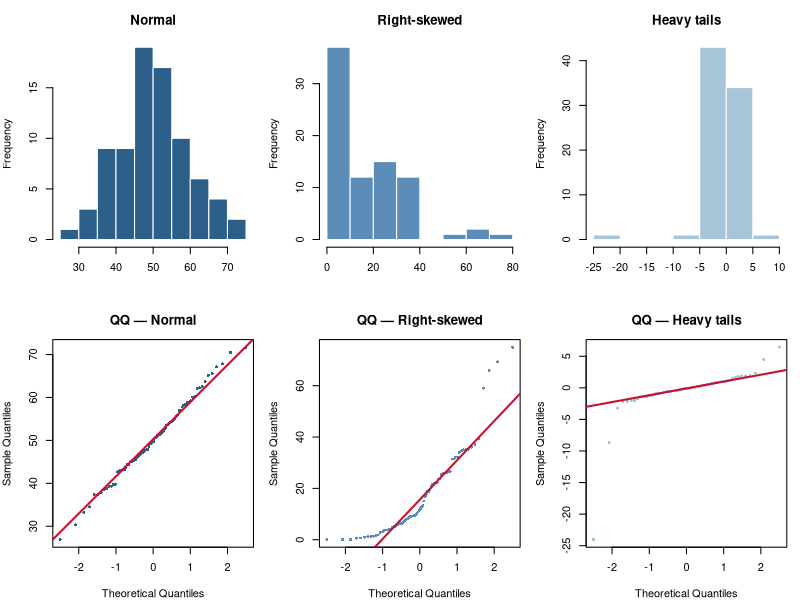
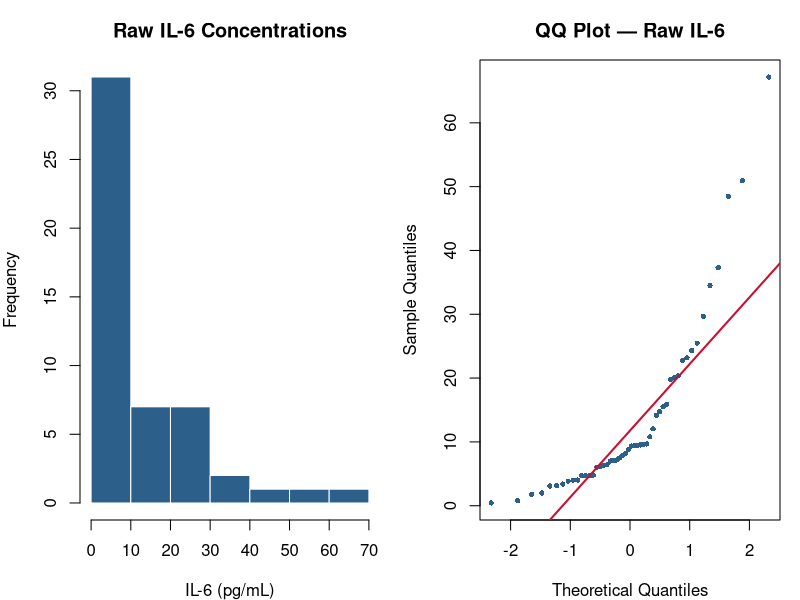
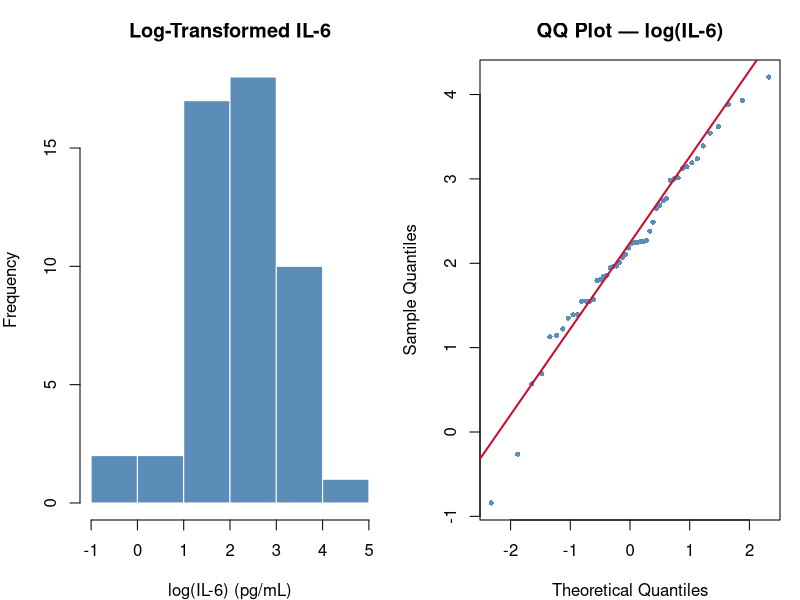
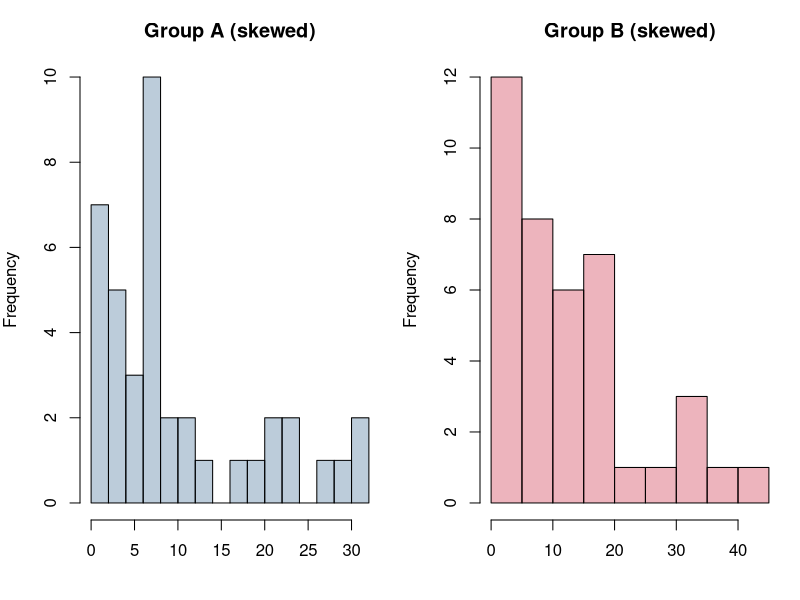

Reproduce these figures in R, in order.
## ---- chunk 1
knitr::opts_chunk$set(echo = TRUE)
## ---- chunk 2
set.seed(42)

# Simulate a population: serum CRP (C-reactive protein, mg/L) in healthy adults
# CRP is right-skewed — use log-normal approximation
crp_population <- rlnorm(100000, meanlog = 0.8, sdlog = 0.6)

cat("Population mean CRP:   ", round(mean(crp_population), 2), "mg/L\n")
cat("Population median CRP: ", round(median(crp_population), 2), "mg/L\n")
cat("Population SD CRP:     ", round(sd(crp_population),   2), "mg/L\n")
## ---- chunk 3
# Draw 10 samples of n = 25 and show how means vary
sample_means <- replicate(10, mean(sample(crp_population, 25)))
round(sample_means, 2)
## ---- chunk 4
cat("Mean of sample means:", round(mean(sample_means), 2), "\n")
cat("SD of sample means (empirical SE):", round(sd(sample_means), 2), "\n")
cat("Theoretical SE (sigma/sqrt(n)):   ",
    round(sd(crp_population) / sqrt(25), 2), "\n")
## ---- chunk 5
# Generate three datasets with different distributional shapes
set.seed(123)
normal_data    <- rnorm(80, mean = 50, sd = 10)
right_skewed   <- rexp(80, rate = 0.05)          # right-skewed (exponential)
heavy_tails    <- rt(80, df = 3)                 # heavy-tailed (t with low df)

par(mfrow = c(2, 3), mar = c(4, 4, 3, 1))

# Histograms
hist(normal_data,  col = "#2C5F8A", border = "white", main = "Normal", xlab = "")
hist(right_skewed, col = "#5B8DB8", border = "white", main = "Right-skewed", xlab = "")
hist(heavy_tails,  col = "#A8C4D9", border = "white", main = "Heavy tails", xlab = "")

# QQ plots
qqnorm(normal_data,  main = "QQ — Normal",       pch = 16, cex = 0.6, col = "#2C5F8A")
qqline(normal_data,  col = "#C8102E", lwd = 2)

qqnorm(right_skewed, main = "QQ — Right-skewed", pch = 16, cex = 0.6, col = "#5B8DB8")
qqline(right_skewed, col = "#C8102E", lwd = 2)

qqnorm(heavy_tails,  main = "QQ — Heavy tails",  pch = 16, cex = 0.6, col = "#A8C4D9")
qqline(heavy_tails,  col = "#C8102E", lwd = 2)

par(mfrow = c(1, 1))
## ---- chunk 6
# Apply Shapiro-Wilk to our three datasets
shapiro.test(normal_data)
## ---- chunk 7
shapiro.test(right_skewed)
## ---- chunk 8
shapiro.test(heavy_tails)
## ---- chunk 9
set.seed(77)
# Simulated IL-6 concentrations (pg/mL) in patients with varying inflammation
il6 <- rlnorm(50, meanlog = 2.1, sdlog = 1.0)

par(mfrow = c(1, 2))
hist(il6, col = "#2C5F8A", border = "white",
     xlab = "IL-6 (pg/mL)", main = "Raw IL-6 Concentrations")
qqnorm(il6, pch = 16, cex = 0.7, col = "#2C5F8A", main = "QQ Plot — Raw IL-6")
qqline(il6, col = "#C8102E", lwd = 2)
par(mfrow = c(1, 1))
## ---- chunk 10
shapiro.test(il6)
## ---- chunk 11
log_il6 <- log(il6)   # Natural logarithm; use log10() for base-10

par(mfrow = c(1, 2))
hist(log_il6, col = "#5B8DB8", border = "white",
     xlab = "log(IL-6) (pg/mL)", main = "Log-Transformed IL-6")
qqnorm(log_il6, pch = 16, cex = 0.7, col = "#5B8DB8",
       main = "QQ Plot — log(IL-6)")
qqline(log_il6, col = "#C8102E", lwd = 2)
par(mfrow = c(1, 1))
## ---- chunk 12
shapiro.test(log_il6)
## ---- chunk 13
# Demonstrate: t-test is robust to moderate non-normality due to the CLT
set.seed(500)

# Two right-skewed groups (enzyme activity under two growth conditions)
group_A <- rexp(40, rate = 0.1)   # Mean = 10
group_B <- rexp(40, rate = 0.08)  # Mean = 12.5

par(mfrow = c(1, 2))
hist(group_A, col = "#2C5F8A50", breaks = 15, main = "Group A (skewed)", xlab = "")
hist(group_B, col = "#C8102E50", breaks = 15, main = "Group B (skewed)", xlab = "")
par(mfrow = c(1, 1))
## ---- chunk 14
# t-test on non-normal data — still reasonable at n = 40 due to CLT
t.test(group_A, group_B)
